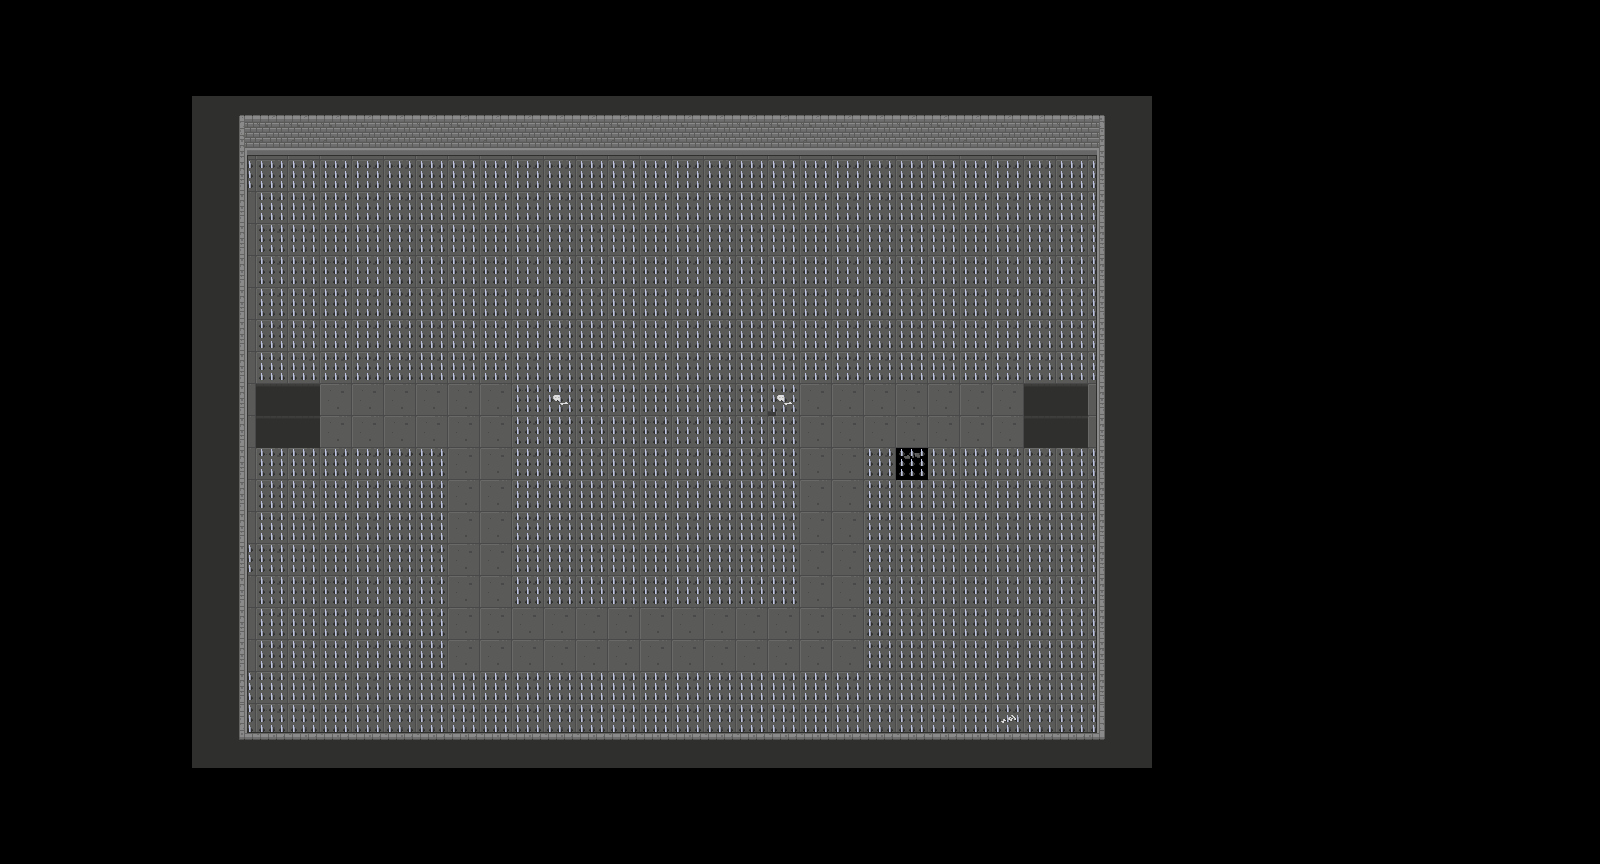

This is a level from a 2D game, rendered from its Tiled map with the project's own tilesets. A one-line summary and the map file follow, with tile-layer data summarised:
An orthogonal 50x27 tile map with 32x32 px tiles, 4 tile layers (Слой тайлов 2, Слой тайлов 3, Слой тайлов 4, Слой тайлов 1) and 11 objects (5x spike, 4x solid, player, hod).

<map version="1.0" tiledversion="1.0.1" orientation="orthogonal" renderorder="right-down" width="50" height="27" tilewidth="32" tileheight="32" nextobjectid="25">
 <tileset firstgid="1" name="Dungeon_Tileset" tilewidth="32" tileheight="32" tilecount="320" columns="16">
  <image source="images/Dungeon_Tileset.png" width="512" height="640" />
 </tileset>
 <layer name="Слой тайлов 2" width="50" height="27">
  <data>[1350 cells, 537 non-empty, 6 distinct tile ids]</data>
 </layer>
 <layer name="Слой тайлов 3" width="50" height="27">
  <data>[1350 cells, 423 non-empty, 3 distinct tile ids]</data>
 </layer>
 <layer name="Слой тайлов 4" width="50" height="27">
  <data>[1350 cells, 2 non-empty, 2 distinct tile ids]</data>
 </layer>
 <layer name="Слой тайлов 1" width="50" height="27">
  <data>[1350 cells, 189 non-empty, 16 distinct tile ids]</data>
 </layer>
 <objectgroup name="Слой объектов 1" offsetx="32" offsety="32">
  <object id="4" name="player" x="996" y="401" width="32" height="32" />
  <object id="5" name="solid" x="161" y="64" width="52" height="669" />
  <object id="7" name="solid" x="1069" y="66.5" width="52" height="669" />
  <object id="8" name="solid" x="215" y="64.5" width="852" height="57" />
  <object id="9" name="solid" x="216" y="718.5" width="852" height="14" />
  <object id="12" name="spike" x="260" y="679" width="844" height="61" />
  <object id="14" name="spike" x="877" y="448" width="230" height="250" />
  <object id="17" name="hod" x="264" y="384" width="62" height="65" />
  <object id="22" name="spike" x="519" y="384" width="281" height="219" />
  <object id="23" name="spike" x="266.5" y="164.5" width="838" height="219" />
  <object id="24" name="spike" x="258" y="450" width="195" height="250" />
 </objectgroup>
</map>
